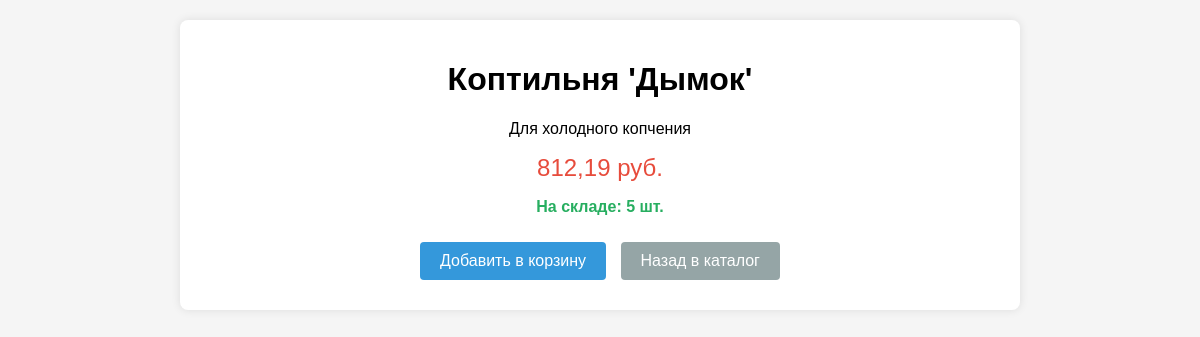
Screenshot of /picnic_shop/catalog/8/ with the database file from the repository.
### picnic_shop/models.py (models this page shows, shortened)
class Product(models.Model):
    name = models.CharField(max_length=200, verbose_name="Название")
    description = models.TextField(verbose_name="Описание")
    image = models.ImageField(upload_to="products/", verbose_name="Фото товара")
    price = models.DecimalField(
        max_digits=10,
        decimal_places=2,
        validators=[MinValueValidator(0)],
        verbose_name="Цена"
    )
    stock = models.IntegerField(
        validators=[MinValueValidator(0)],
        verbose_name="Количество на складе"
    )
    category = models.ForeignKey(
        Category,
        on_delete=models.CASCADE,
        verbose_name="Категория"
    )
    manufacturer = models.ForeignKey(
        Manufacturer,
        on_delete=models.CASCADE,
        verbose_name="Производитель"
    )
    class Meta:
        verbose_name = "Товар"
        verbose_name_plural = "Товары"

### picnic_shop/views.py (the view)
# urls.py: path('catalog/<int:pk>/', views.product_detail, name='product_detail'),
def product_detail(request, pk):
    product = get_object_or_404(Product, pk=pk)
    return render(request, 'shop/product_detail.html', {'product': product})

### picnic_shop/templates/shop/product_detail.html (shortened to what this page needs)
<!DOCTYPE html>
<html>
<head>
</head>
<body>
    <div class="container">
        <div class="product-detail">
            <h1>{{ product.name }}</h1>
            <p>{{ product.description }}</p>
            <div class="price">{{ product.price }} руб.</div>
            <p class="stock">На складе: {{ product.stock }} шт.</p>
            <div>
                <a href="{% url 'add_to_cart' product.id %}" class="btn">Добавить в корзину</a>
                <a href="{% url 'product_list' %}" class="btn back-btn">Назад в каталог</a>
            </div>
        </div>
    </div>
</body>
</html>

### picnic_shop/templates/shop/product_detail.html (style rules this page uses)
body { font-family: Arial, sans-serif; margin: 0; padding: 20px; background-color: #f5f5f5; }
.container { max-width: 800px; margin: 0 auto; background: white; padding: 20px; border-radius: 8px; box-shadow: 0 0 10px rgba(0,0,0,0.1); }
.product-detail { text-align: center; }
.price { font-size: 24px; color: #e74c3c; margin: 15px 0; }
.stock { color: #27ae60; font-weight: bold; }
.btn { display: inline-block; padding: 10px 20px; background: #3498db; color: white; border-radius: 4px; margin: 10px 5px; text-decoration: none; }
.back-btn { background: #95a5a6; }

### rows the page displays
Product: name "Коптильня 'Дымок'", description "Для холодного копчения", price "812,19", stock "5"
